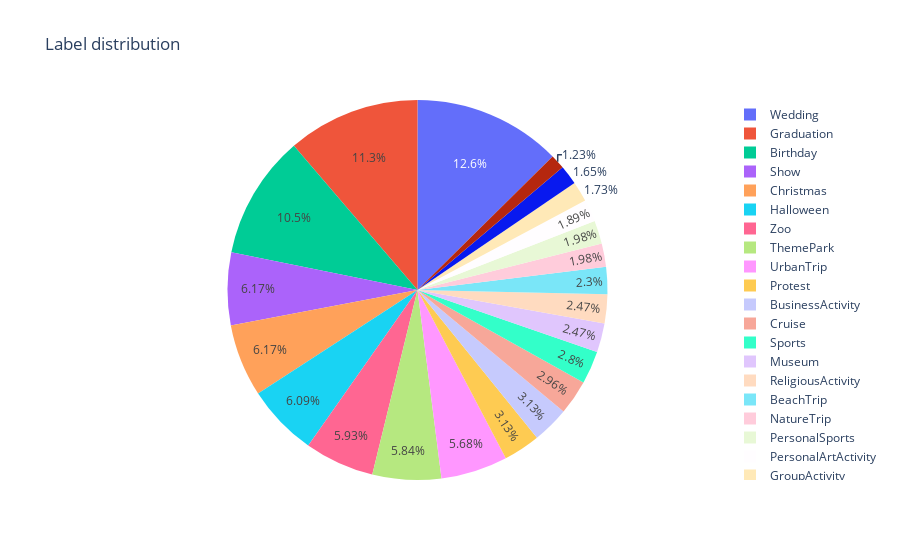

Write notebook code for a chart like this one.
### Code cell
fig = go.Figure(data=[go.Pie(labels=source.index,values=source.values)])
fig.update_layout(title='Label distribution')
fig.show()

### Figure 1 — Plotly figure (JSON) as saved in the notebook; plotly's stock layout.template omitted (floating-point values rounded to 4 significant figures)
{"data": [{"labels": ["Wedding", "Graduation", "Birthday", "Show", "Christmas", "Halloween", "Zoo", "ThemePark", "UrbanTrip", "Protest", "BusinessActivity", "Cruise", "Sports", "Museum", "ReligiousActivity", "BeachTrip", "NatureTrip", "PersonalSports", "PersonalArtActivity", "GroupActivity", "Architecture", "CasualFamilyGather"], "type": "pie", "values": [153, 137, 128, 75, 75, 74, 72, 71, 69, 38, 38, 36, 34, 30, 30, 28, 24, 24, 23, 21, 20, 15]}], "layout": {"title": {"text": "Label distribution"}}}
